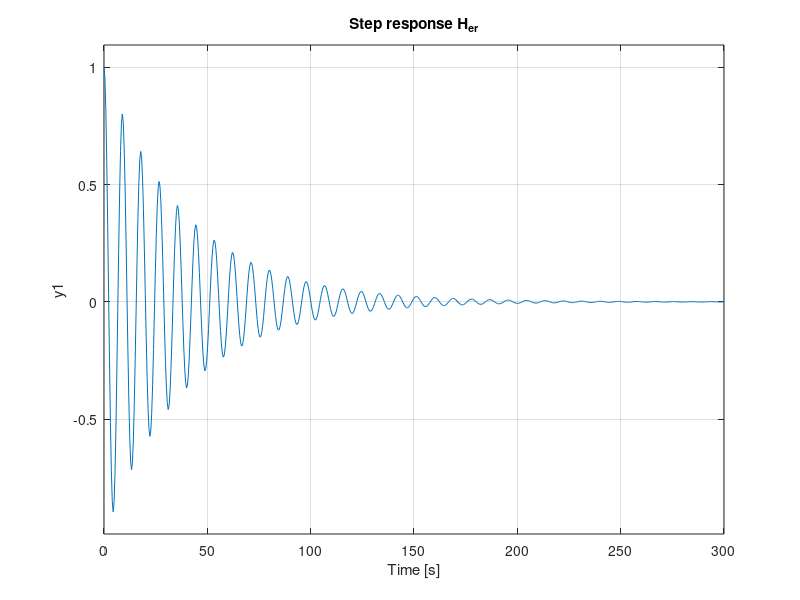
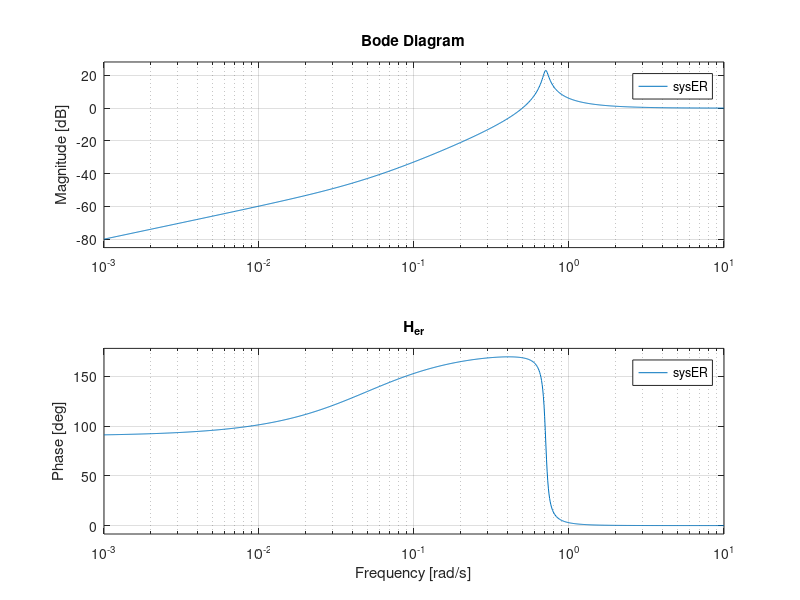
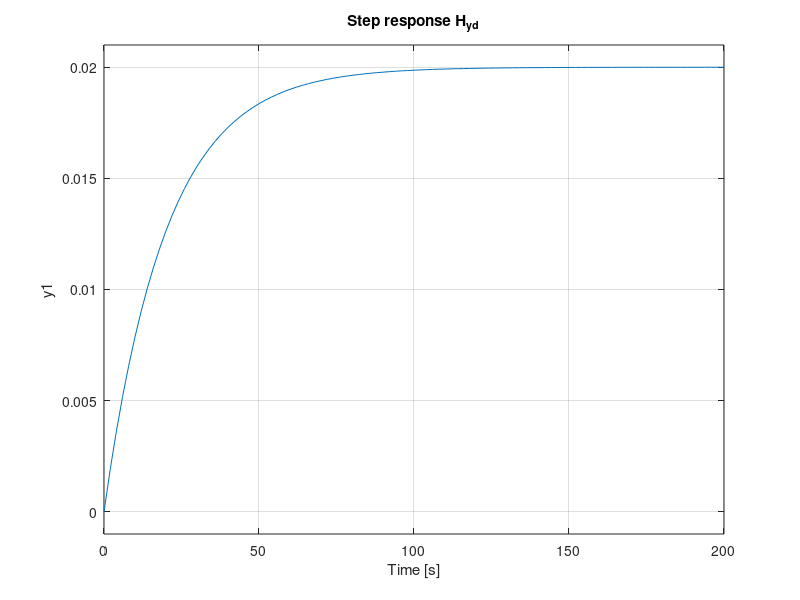
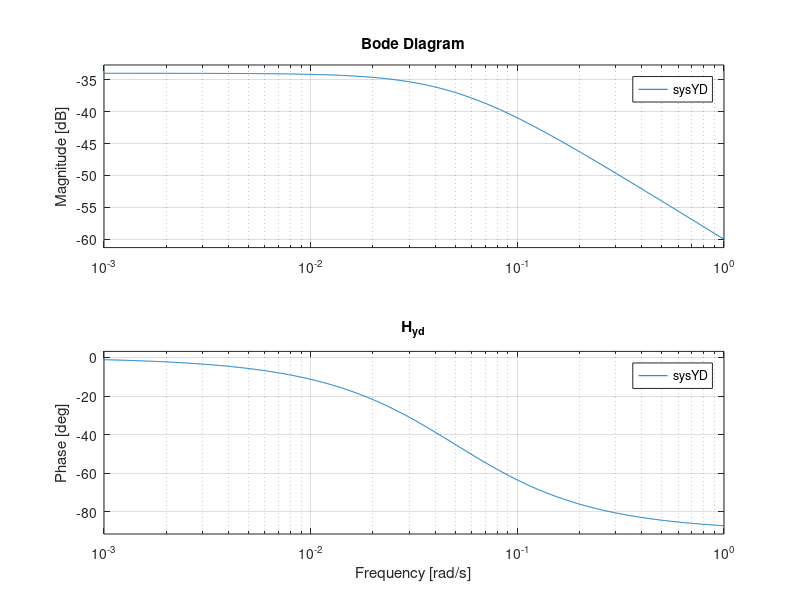

Recreate these plots in MATLAB, in order.
clear; close all;
m = 1000; c = 50; b = 25; a = .2; T = 200;
kp = .5; ki = .1;
sysER = tf([1 a+c/m a*c/m 0],[1 a+c/m a*(c+kp*T*b)/m ki*a*T*b/m]);
sysYD = tf([1/m],[1 c/m]);
figure; step(sysER); title('Step response H_{er}');
figure; bode(sysER); title('H_{er}');
figure; step(sysYD); title('Step response H_{yd}');
figure; bode(sysYD); title('H_{yd}');
